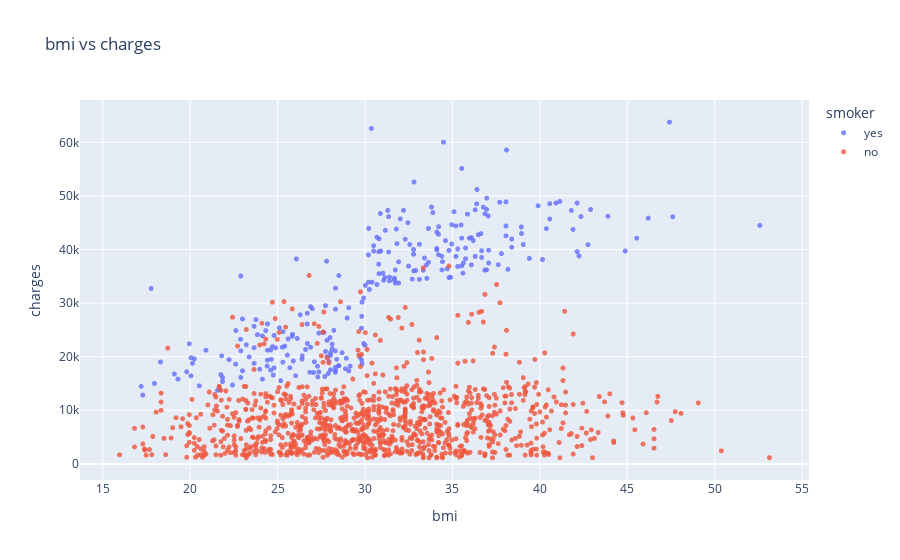

The cell this chart's notebook holds for it:
### Code cell
fig=px.scatter(medical_df, 
              x='bmi',
              y='charges',
              color='smoker',
              opacity=0.8,
              hover_data=['sex'],
              title='bmi vs charges')
fig.update_traces(marker_size=5)
fig.show()

### Figure 1 — Plotly figure (JSON) as saved in the notebook; plotly's stock layout.template omitted (floating-point values rounded to 4 significant figures; data arrays with more than 128 entries replaced by an {"elided": "..."} marker saying what was removed)
{"data": [{"customdata": {"elided": "274x1 str values"}, "hovertemplate": "smoker=yes<br>bmi=%{x}<br>charges=%{y}<br>sex=%{customdata[0]}<extra></extra>", "legendgroup": "yes", "marker": {"color": "#636efa", "opacity": 0.8, "size": 5, "symbol": "circle"}, "mode": "markers", "name": "yes", "showlegend": true, "type": "scattergl", "x": {"elided": "274 float values"}, "xaxis": "x", "y": {"elided": "274 float values"}, "yaxis": "y"}, {"customdata": {"elided": "1064x1 str values"}, "hovertemplate": "smoker=no<br>bmi=%{x}<br>charges=%{y}<br>sex=%{customdata[0]}<extra></extra>", "legendgroup": "no", "marker": {"color": "#EF553B", "opacity": 0.8, "size": 5, "symbol": "circle"}, "mode": "markers", "name": "no", "showlegend": true, "type": "scattergl", "x": {"elided": "1064 float values"}, "xaxis": "x", "y": {"elided": "1064 float values"}, "yaxis": "y"}], "layout": {"autosize": true, "legend": {"title": {"text": "smoker"}, "tracegroupgap": 0}, "title": {"text": "bmi vs charges"}, "xaxis": {"anchor": "y", "autorange": true, "domain": [0, 1], "range": [13.68, 55.41], "title": {"text": "bmi"}, "type": "linear"}, "yaxis": {"anchor": "x", "autorange": true, "domain": [0, 1], "range": [-3755.0, 68650.0], "title": {"text": "charges"}, "type": "linear"}}}
